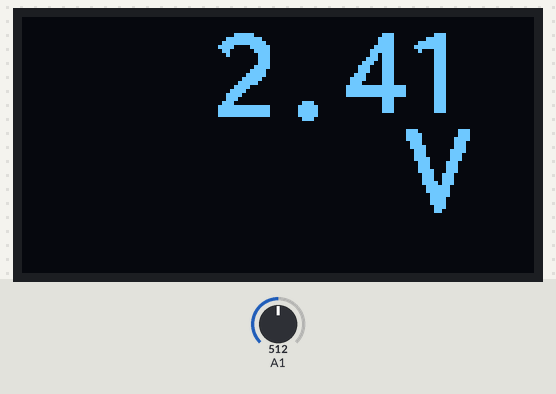
The sketch below on a simulated Arduino Uno, built with avr-gcc and run on an emulated ATmega328P. Shown: 128×64 one-colour display. The inputs (shaded band) are chosen by the test bench; at power-on: A1 = 512.

Above: at 2.73 s.
3.0 s: A1 set to 221
At 3.58 s:
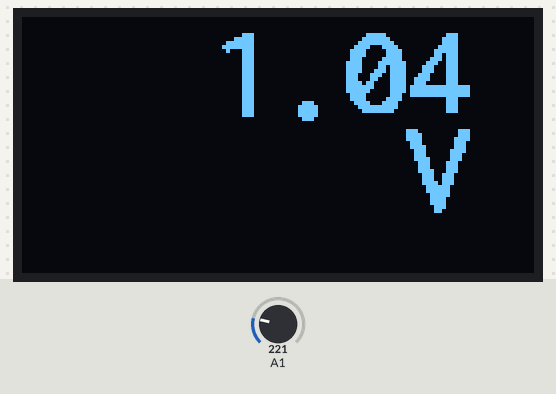
4.8 s: A1 set to 206
At 5.24 s:
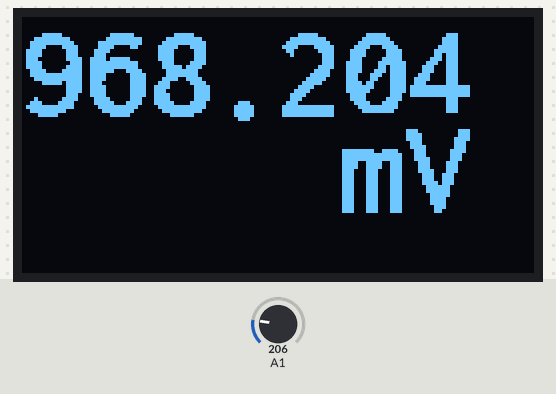
6.9 s: A1 set to 122
At 7.53 s:
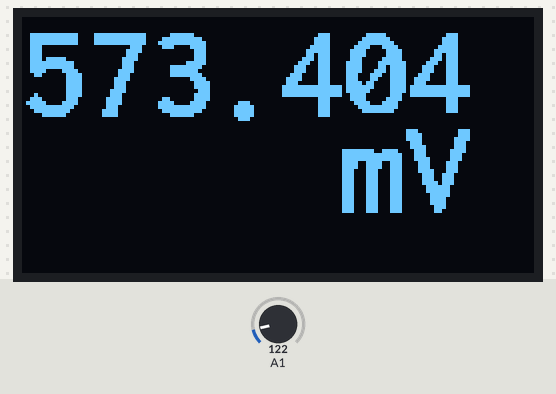

The sketch:

VMeter.ino
```cpp
//* LIBRERIAS *
#include <U8x8lib.h>

//* CLASES *
U8X8_SSD1306_128X64_NONAME_SW_I2C screenA( 7, 6);

void drawInitialScreen(U8X8_SSD1306_128X64_NONAME_SW_I2C &screen);
void drawValue(U8X8_SSD1306_128X64_NONAME_SW_I2C &screen, int x, int y, int value, bool inverted = false);

//* CONFIGURACION INICAL *
void setup()
{
  screenA.begin();
  screenA.clearDisplay();
  screenA.setFont(u8x8_font_7x14_1x2_r);
  screenA.drawString( 3, 0, "Grupo APM");
  screenA.drawString( 4, 2, "V-Meter");
  screenA.setFont(u8x8_font_5x7_r);
  screenA.drawString( 0, 4, "PLUG TO PORT A1");
  screenA.drawString( 3, 6,"= = 5 = =");
  delay(250);
  screenA.drawString( 3, 6,"= = 4 = =");
  delay(250);
  screenA.drawString( 3, 6,"= = 3 = =");
  delay(250);
  screenA.drawString( 3, 6,"= = 2 = =");
  delay(250);
  screenA.drawString( 3, 6,"= = 1 = =");
  delay(250);
  screenA.clearDisplay();
   screenA.setFont( u8x8_font_inb21_2x4_r);
}

long int l = 0;
int i = 0;
//* PROGRAMA PRINCIPAL *
void loop()
{
  if(i < 100)
  {
    int x = analogRead(A1);;
    if(x > l)
     l = x;
    i ++;
  }
  else
  {
  float v = 4.7 * l ;
  if(v >= 1000)
  {
    v =  v / 1000;
    screenA.drawString( 10, 3, " V");
  }
  else
  {
    screenA.drawString( 10, 3, "mV");
  }
    screenA.setCursor(0,0);
    if(v < 10)
      screenA.print("  ");
    if(v < 100)
      screenA.print(" ");
    screenA.print(v);
  i=0;
  l=0;
  delay(1);
  }
}
```

Measured:
- the behaviour switches between 213 and 212 on A1 (found by bisection; images 1 and 2)
